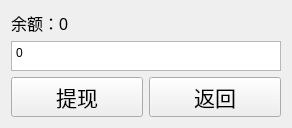
<?xml version="1.0" encoding="UTF-8"?>
<ui version="4.0">
 <class>withdraw_window</class>
 <widget class="QWidget" name="withdraw_window">
  <property name="geometry">
   <rect>
    <x>0</x>
    <y>0</y>
    <width>292</width>
    <height>116</height>
   </rect>
  </property>
  <property name="windowTitle">
   <string>提现</string>
  </property>
  <layout class="QGridLayout" name="gridLayout">
   <item row="0" column="0" colspan="2">
    <widget class="QLabel" name="balanceLabel">
     <property name="font">
      <font>
       <pointsize>12</pointsize>
      </font>
     </property>
     <property name="text">
      <string>余额：0</string>
     </property>
     <property name="alignment">
      <set>Qt::AlignLeading|Qt::AlignLeft|Qt::AlignVCenter</set>
     </property>
    </widget>
   </item>
   <item row="1" column="0" colspan="2">
    <widget class="QPlainTextEdit" name="depositTextEdit">
     <property name="sizePolicy">
      <sizepolicy hsizetype="Expanding" vsizetype="Fixed">
       <horstretch>0</horstretch>
       <verstretch>0</verstretch>
      </sizepolicy>
     </property>
     <property name="minimumSize">
      <size>
       <width>0</width>
       <height>30</height>
      </size>
     </property>
     <property name="maximumSize">
      <size>
       <width>16777215</width>
       <height>30</height>
      </size>
     </property>
     <property name="plainText">
      <string>0</string>
     </property>
    </widget>
   </item>
   <item row="2" column="0">
    <widget class="QPushButton" name="withdrawButton">
     <property name="font">
      <font>
       <pointsize>16</pointsize>
      </font>
     </property>
     <property name="text">
      <string>提现</string>
     </property>
    </widget>
   </item>
   <item row="2" column="1">
    <widget class="QPushButton" name="backButton">
     <property name="font">
      <font>
       <pointsize>16</pointsize>
      </font>
     </property>
     <property name="text">
      <string>返回</string>
     </property>
    </widget>
   </item>
  </layout>
 </widget>
 <resources>
  <include location="../resources.qrc"/>
 </resources>
 <connections/>
</ui>
